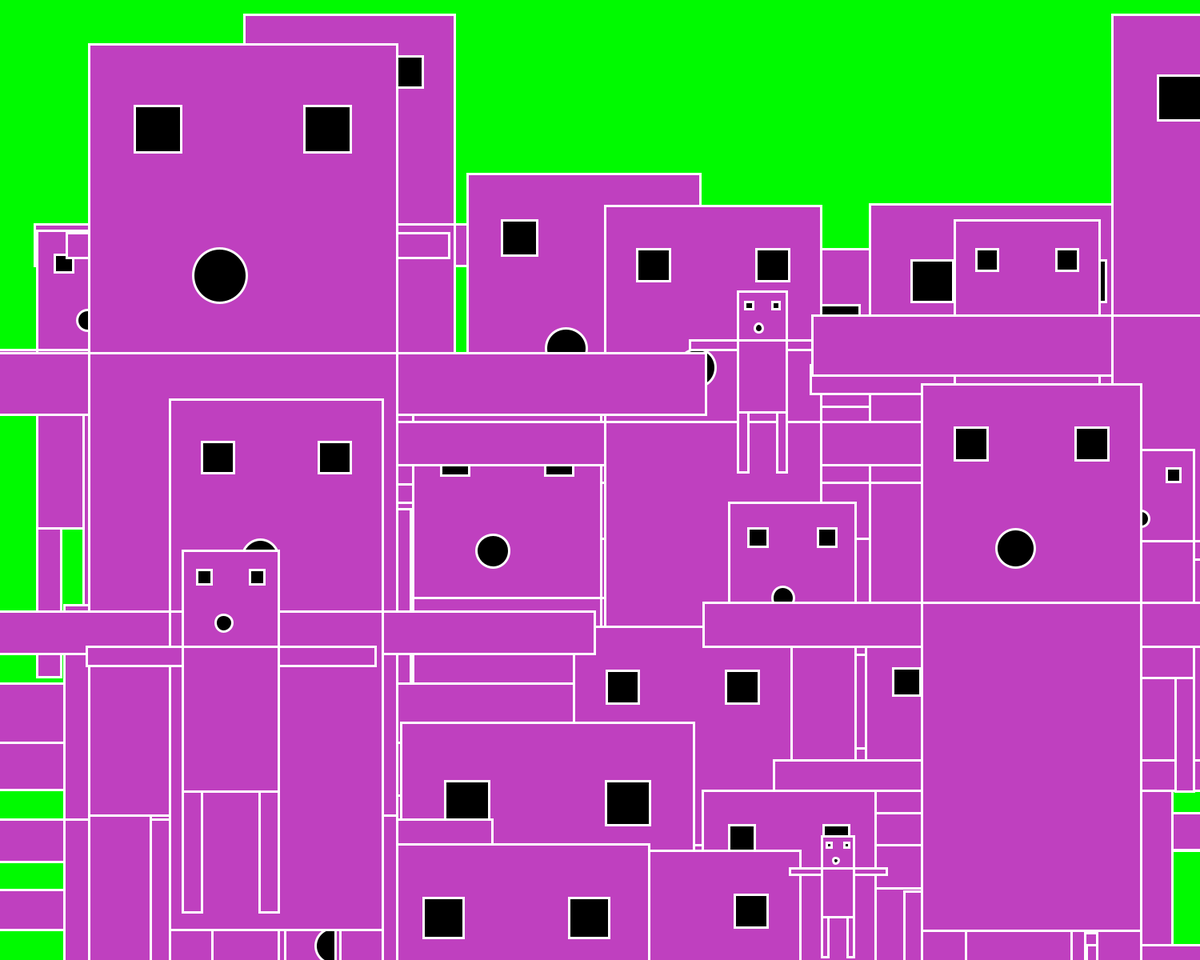
Frame 1 (no input)
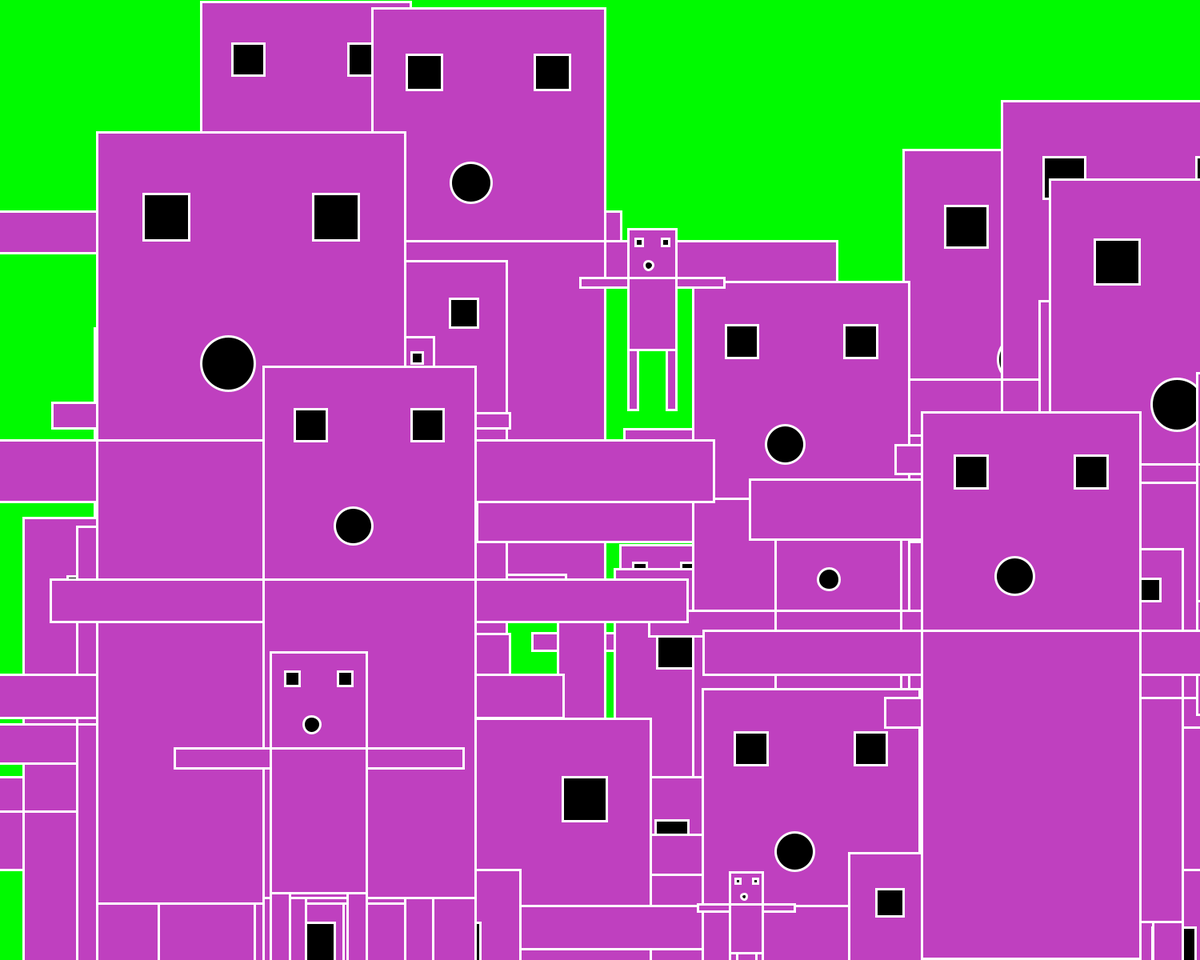
Frame 60 (the mouse pressed at the canvas centre just before this capture)
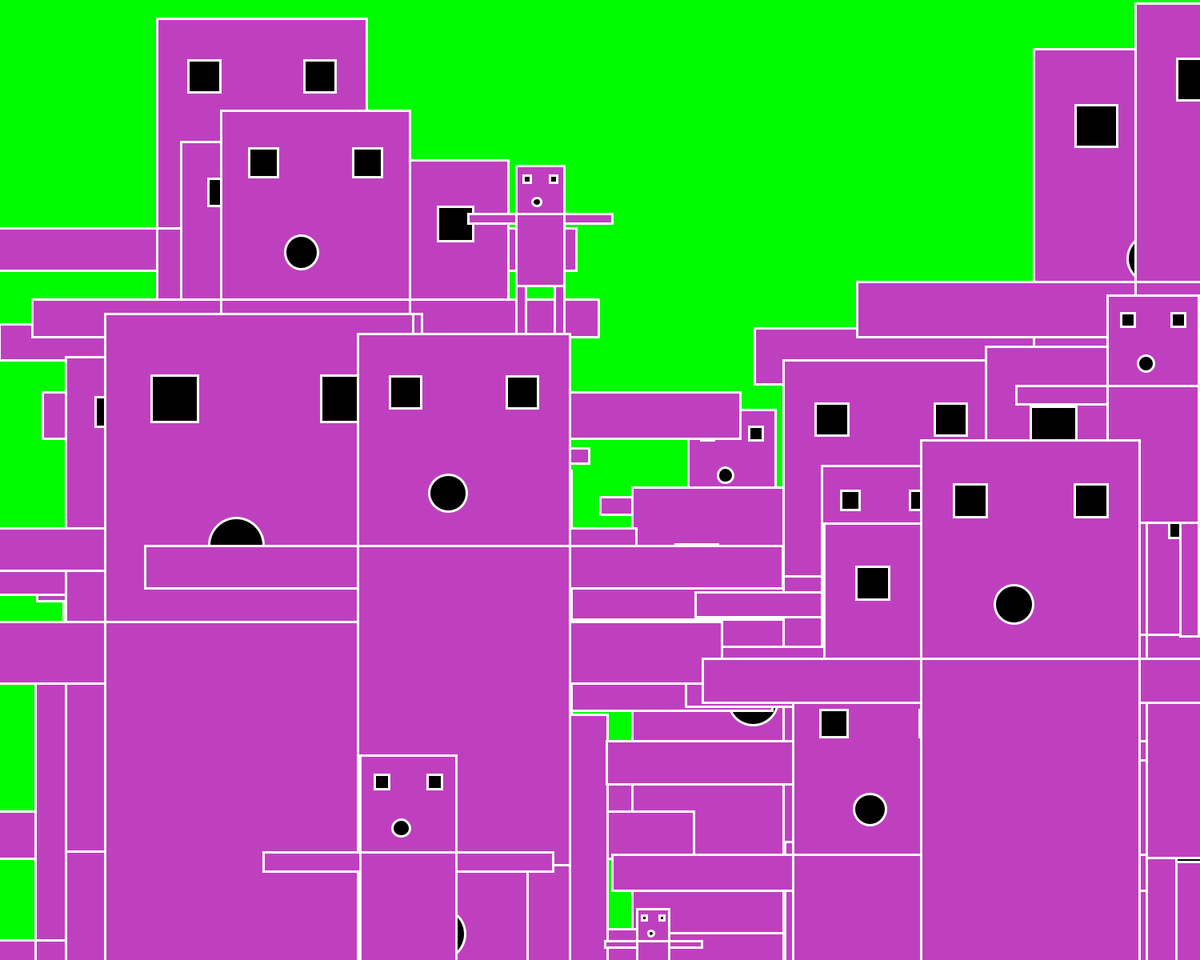
Frame 120 (the mouse held since frame 60 and released just before this capture)

The Processing sketch that drew these frames (run headless with seeded random() and noise(); from frame 60 on, the mouse is pressed at the canvas centre):

// Processing sketch: hw2panha
// ── hw2panha.pde
//Panha's zombie lol
panha [] aa;
void setup() {
  size(1500, 1200);
  aa = new panha[50];
  for (int i=0; i<50; i++) {
    aa[i] = new panha();
  }
}
void draw() {
  background(0, 250, 0);
  for (int i=0; i<50; i++) {
    aa[i].panhaShow();
    aa[i].update();
  }
}

// ── panha_s_zombie.pde
class panha {
  panha (float a, float b) {
    x = a;
    y = b;
    vx = random (-5, 5);
    vy = random (-3, 3);
    ss = random(0.2,2);
  }
  panha(){
    x = random (0,width);
    y = random (0,height);
    vx = random (-3, 3);
    vy = random (-4, 4);
    ss = random(0.2,2);
  }
  float x, y, vx, vy,ss;
  void update() {
    x += vx;
    y += vy;
    if (x<0 || x>width) vx = -vx;
    if (y<0 || y>height) vy = -vy;
  }
  void panhaShow() {
    // suh  x = 350;
    // suh  y = 100;
    fill(191, 64, 191);
    //background(0, 250, 0);
    stroke(255, 255, 255);
    strokeWeight(3);
    square(x, y, 200*ss);  //face
    fill(0, 0, 0);
    square(x+30*ss, y+40*ss, 30*ss); //left eye
    square(x+140*ss, y+40*ss, 30*ss); // right eye
    // suh circle(X+450, y+150, 35);  //mouth
    circle(x+85*ss, y+150*ss, 35*ss);  //suh mouth
    fill(191, 64, 191);
    rect(x, y+200*ss, 200*ss, 300*ss); //body
    rect(x-200*ss, y+200*ss, 200*ss, 40*ss); //left hand
    rect(x+200*ss, y+200*ss, 200*ss, 40*ss); //right hand
    rect(x, y+500*ss, 40*ss, 250*ss);//left leg
    rect(x+160*ss, y+500*ss, 40*ss, 250*ss);  //right leg
  } // end of function
}// suh :: end of class
